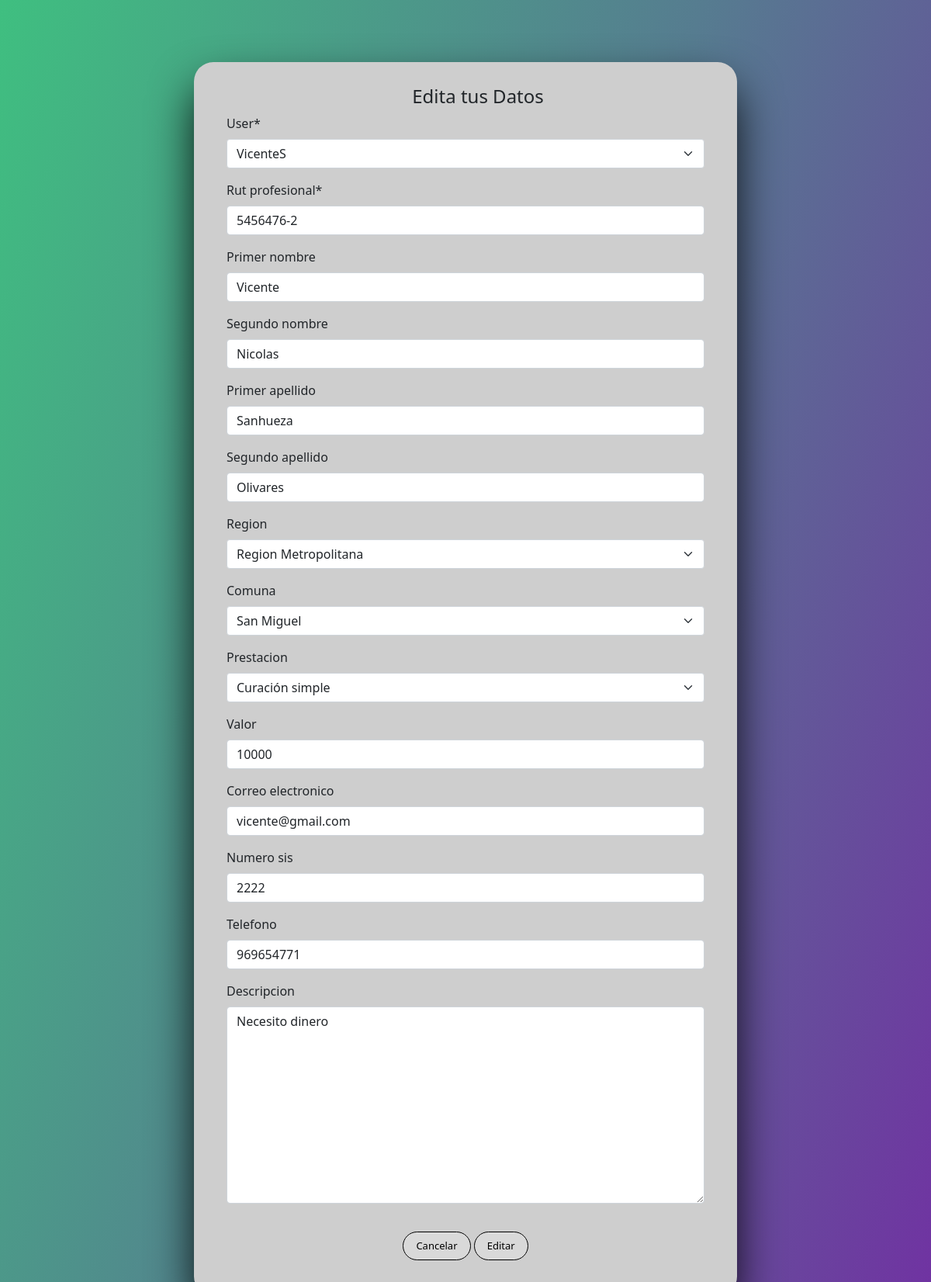
Page /modificar-eu/VicenteS on the committed database.
### core/models.py (models this page shows, shortened)
class Profesional(models.Model):
    user = models.OneToOneField(User, null=True, on_delete=models.CASCADE)
    rut_profesional = models.CharField(primary_key=True, max_length=10)
    primer_nombre = models.CharField(max_length=50, blank=True, null=True)
    segundo_nombre = models.CharField(max_length=50, blank=True, null=True)
    primer_apellido = models.CharField(max_length=50, blank=True, null=True)
    segundo_apellido = models.CharField(max_length=50, blank=True, null=True)
    region = models.ForeignKey('Region',blank=True, null=True, db_column='id_region', on_delete=models.CASCADE)
    comuna = models.ForeignKey('Comuna', blank=True, null=True, db_column='id_comuna', on_delete=models.CASCADE)
    prestacion = models.ForeignKey('Prestacion',blank=True, null=True, db_column='id_prestacion', on_delete=models.CASCADE)
    valor = models.DecimalField(max_digits=12, decimal_places=0, blank=True, null=True)
    correo_electronico = models.CharField(max_length=50, blank=True, null=True)
    numero_sis = models.DecimalField(max_digits=15, decimal_places=0, blank=True, null=True)
    telefono = models.DecimalField(max_digits=12, decimal_places=0, blank=True, null=True)
    descripcion = models.TextField(max_length=500, blank=True, null=True)

### core/views.py (the view, shortened to what this page needs)
# urls.py: path('modificar-eu/<slug:user>', modificardatos, name="modificar_eu"),
def modificardatos(request, user):
    profesional = Profesional.objects.get(user__username=user)
    data = {
        'form': ProfesionalForm(instance=profesional)
    }
    return render(request,"registration/modificardatos.html", data)

### core/forms.py
class ProfesionalForm(forms.ModelForm):
    class Meta:
        model = Profesional
        fields = '__all__'

### core/models.py (called while the page is built)
    def __str__(self):
         return f'{self.nombre}'

    def __str__(self):
         return f'{self.nombre}'

    def __str__(self):
         return f'{self.nombre}'

### core/templates/registration/modificardatos.html (shortened to what this page needs)
{% extends "core/base_generic.html" %}
{% load static %}
{% block content %}
{% load crispy_forms_filters %}
{% load crispy_forms_tags %}
        <div class="container col-md-8 col-md-offset-5">
            <div class="login-container-wrapper2 clearfix">
                <ul class="switcher clearfix my-0">
                    <h4 class="first logo active text-center" data-tab="login">Edita tus Datos</h4>
                </ul>
                <div class="tab-content">
                    <div class="tab-pane active" id="login">
                        <div class="container register-form">
                            <form action="" method="POST">
                                {{ form | crispy }}
                                <div class="text-center">
                                <input id="login-button" type="reset" class="btn btn-success btn-lg btn-block" value="Cancelar">
                                <input id="login-button" type="submit" class="btn btn-success btn-lg btn-block" value="Editar">
                                </div>
                            </form>
                        </div>
                    </div>
                </div>
            </div>
        </div>
{% endblock %}

### core/static/core/css/style.css (style rules this page uses)
body { background: linear-gradient(107.85deg, #3FBF80 0%, #567C90 52.31%, #7032A2 100.43%); mix-blend-mode: normal; background-attachment: fixed; }
html { height: 100%; }
body { font-family: 'Varela', sans-serif; font-size: 14px; line-height: 1.5; color: #333; min-height: 100%; position: relative; width:100%; height:100%; }
label { margin-bottom: 0; }
.switcher { margin-bottom:70px; }
.first { left:0; }
.login-container-wrapper2 { margin-top: 80px !important; max-width: 700px; border-radius: 25px; margin: 2% auto 5%; padding: 30px; box-sizing: border-box; background: #CECECE; position: relative; box-shadow: 0px 30px 60px -5px #000; background-size:cover; background-blend-mode:saturation; }
#login-button { background-color: #D9D9D9; border-color: #000; color: #000; border-radius: 25px; font-size: small; }
.btn-success { background-color: #25a08d; background-image: none; padding: 8px 50px; margin-top:20px; border-radius: 40px; border: 1px solid #25a08d; -webkit-transition: all ease 0.8s; -moz-transition: all ease 0.8s; transition: all ease 0.8s; }

### rows in the picture
Profesional: user "VicenteS", rut_profesional "5456476-2", primer_nombre "Vicente", segundo_nombre "Nicolas", primer_apellido "Sanhueza", segundo_apellido "Olivares", valor "10000", correo_electronico "vicente@gmail.com", numero_sis "2222", telefono "969654771", descripcion "Necesito dinero"
